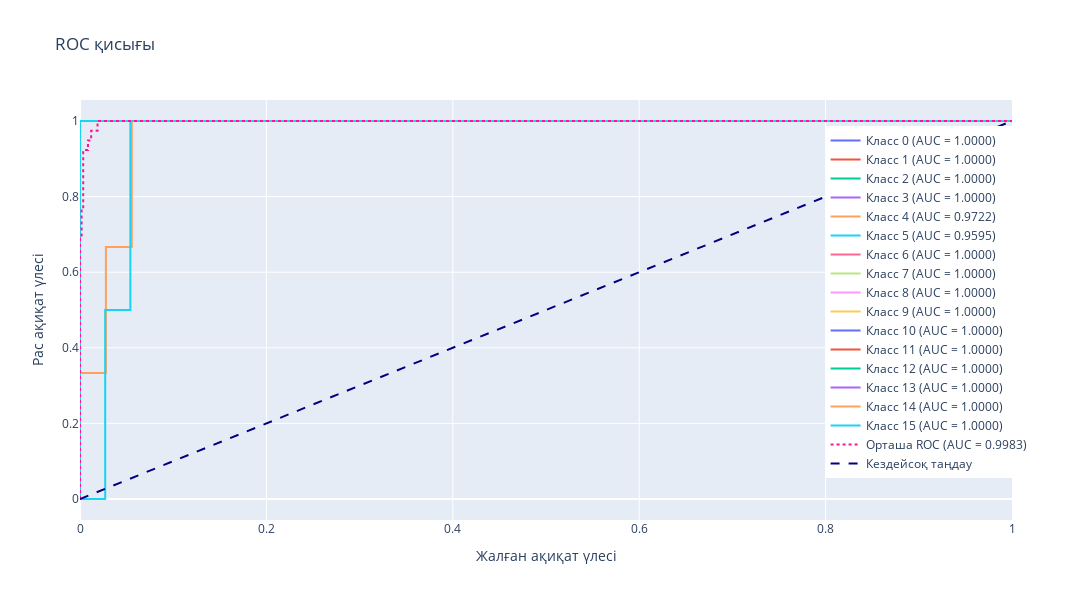

The cell this chart's notebook holds for it:
### Code cell
y_test_one_hot = tf.keras.utils.to_categorical(y_test, num_classes=16)

fpr = dict()
tpr = dict()
roc_auc = dict()
for i in range(16):
    fpr[i], tpr[i], _ = roc_curve(y_test_one_hot[:, i], y_pred_probabilities[:, i])
    roc_auc[i] = auc(fpr[i], tpr[i])

fpr["micro"], tpr["micro"], _ = roc_curve(y_test_one_hot.ravel(), y_pred_probabilities.ravel())
roc_auc["micro"] = auc(fpr["micro"], tpr["micro"])

fig = go.Figure()
colors = px.colors.qualitative.Plotly
for i in range(16):
    fig.add_trace(go.Scatter(x=fpr[i], y=tpr[i], mode='lines', name=f'Класс {i+1} (AUC = {roc_auc[i]:.4f})', line=dict(color=colors[i % len(colors)])))
fig.add_trace(go.Scatter(x=fpr["micro"], y=tpr["micro"], mode='lines', name=f'Орташа ROC (AUC = {roc_auc["micro"]:.4f})', line=dict(color='deeppink', dash='dot')))
fig.add_trace(go.Scatter(x=[0, 1], y=[0, 1], mode='lines', name='Кездейсоқ таңдау', line=dict(color='navy', dash='dash')))
fig.update_layout(
    title='ROC қисығы',
    xaxis_title='Жалған ақиқат үлесі',
    yaxis_title='Рас ақиқат үлесі',
    showlegend=True,
    legend=dict(x=0.8, y=0.1),
    width=1100,
    height=600
)
fig.show()

### Figure 1 — Plotly figure (JSON) as saved in the notebook; plotly's stock layout.template omitted (floating-point values rounded to 4 significant figures)
{"data": [{"line": {"color": "#636EFA"}, "mode": "lines", "name": "Класс 0 (AUC = 1.0000)", "type": "scatter", "x": [0, 0, 0, 1], "y": [0, 0.5, 1, 1]}, {"line": {"color": "#EF553B"}, "mode": "lines", "name": "Класс 1 (AUC = 1.0000)", "type": "scatter", "x": [0, 0, 0, 1], "y": [0, 0.5, 1, 1]}, {"line": {"color": "#00CC96"}, "mode": "lines", "name": "Класс 2 (AUC = 1.0000)", "type": "scatter", "x": [0, 0, 0, 1], "y": [0, 0.5, 1, 1]}, {"line": {"color": "#AB63FA"}, "mode": "lines", "name": "Класс 3 (AUC = 1.0000)", "type": "scatter", "x": [0, 0, 0, 1], "y": [0, 0.3333, 1, 1]}, {"line": {"color": "#FFA15A"}, "mode": "lines", "name": "Класс 4 (AUC = 0.9722)", "type": "scatter", "x": [0, 0, 0.02778, 0.02778, 0.05556, 0.05556, 1], "y": [0, 0.3333, 0.3333, 0.6667, 0.6667, 1, 1]}, {"line": {"color": "#19D3F3"}, "mode": "lines", "name": "Класс 5 (AUC = 0.9595)", "type": "scatter", "x": [0, 0.02703, 0.02703, 0.05405, 0.05405, 1], "y": [0, 0, 0.5, 0.5, 1, 1]}, {"line": {"color": "#FF6692"}, "mode": "lines", "name": "Класс 6 (AUC = 1.0000)", "type": "scatter", "x": [0, 0, 0, 1], "y": [0, 0.3333, 1, 1]}, {"line": {"color": "#B6E880"}, "mode": "lines", "name": "Класс 7 (AUC = 1.0000)", "type": "scatter", "x": [0, 0, 0, 1], "y": [0, 0.3333, 1, 1]}, {"line": {"color": "#FF97FF"}, "mode": "lines", "name": "Класс 8 (AUC = 1.0000)", "type": "scatter", "x": [0, 0, 0, 1], "y": [0, 0.5, 1, 1]}, {"line": {"color": "#FECB52"}, "mode": "lines", "name": "Класс 9 (AUC = 1.0000)", "type": "scatter", "x": [0, 0, 0, 1], "y": [0, 0.5, 1, 1]}, {"line": {"color": "#636EFA"}, "mode": "lines", "name": "Класс 10 (AUC = 1.0000)", "type": "scatter", "x": [0, 0, 0, 1], "y": [0, 0.3333, 1, 1]}, {"line": {"color": "#EF553B"}, "mode": "lines", "name": "Класс 11 (AUC = 1.0000)", "type": "scatter", "x": [0, 0, 0, 1], "y": [0, 0.5, 1, 1]}, {"line": {"color": "#00CC96"}, "mode": "lines", "name": "Класс 12 (AUC = 1.0000)", "type": "scatter", "x": [0, 0, 0, 1], "y": [0, 0.3333, 1, 1]}, {"line": {"color": "#AB63FA"}, "mode": "lines", "name": "Класс 13 (AUC = 1.0000)", "type": "scatter", "x": [0, 0, 0, 1], "y": [0, 0.5, 1, 1]}, {"line": {"color": "#FFA15A"}, "mode": "lines", "name": "Класс 14 (AUC = 1.0000)", "type": "scatter", "x": [0, 0, 0, 1], "y": [0, 0.5, 1, 1]}, {"line": {"color": "#19D3F3"}, "mode": "lines", "name": "Класс 15 (AUC = 1.0000)", "type": "scatter", "x": [0, 0, 0, 1], "y": [0, 0.3333, 1, 1]}, {"line": {"color": "deeppink", "dash": "dot"}, "mode": "lines", "name": "Орташа ROC (AUC = 0.9983)", "type": "scatter", "x": [0, 0, 0, 0.001709, 0.001709, 0.003419, 0.003419, 0.008547, 0.008547, 0.01197, 0.01197, 0.0188, 0.0188, 1], "y": [0, 0.02564, 0.6923, 0.6923, 0.7692, 0.7692, 0.9231, 0.9231, 0.9487, 0.9487, 0.9744, 0.9744, 1, 1]}, {"line": {"color": "navy", "dash": "dash"}, "mode": "lines", "name": "Кездейсоқ таңдау", "type": "scatter", "x": [0, 1], "y": [0, 1]}], "layout": {"height": 600, "legend": {"x": 0.8, "y": 0.1}, "showlegend": true, "title": {"text": "ROC қисығы"}, "width": 1100, "xaxis": {"autorange": true, "range": [0, 1], "title": {"text": "Жалған ақиқат үлесі"}, "type": "linear"}, "yaxis": {"autorange": true, "range": [-0.05556, 1.056], "title": {"text": "Рас ақиқат үлесі"}, "type": "linear"}}}
